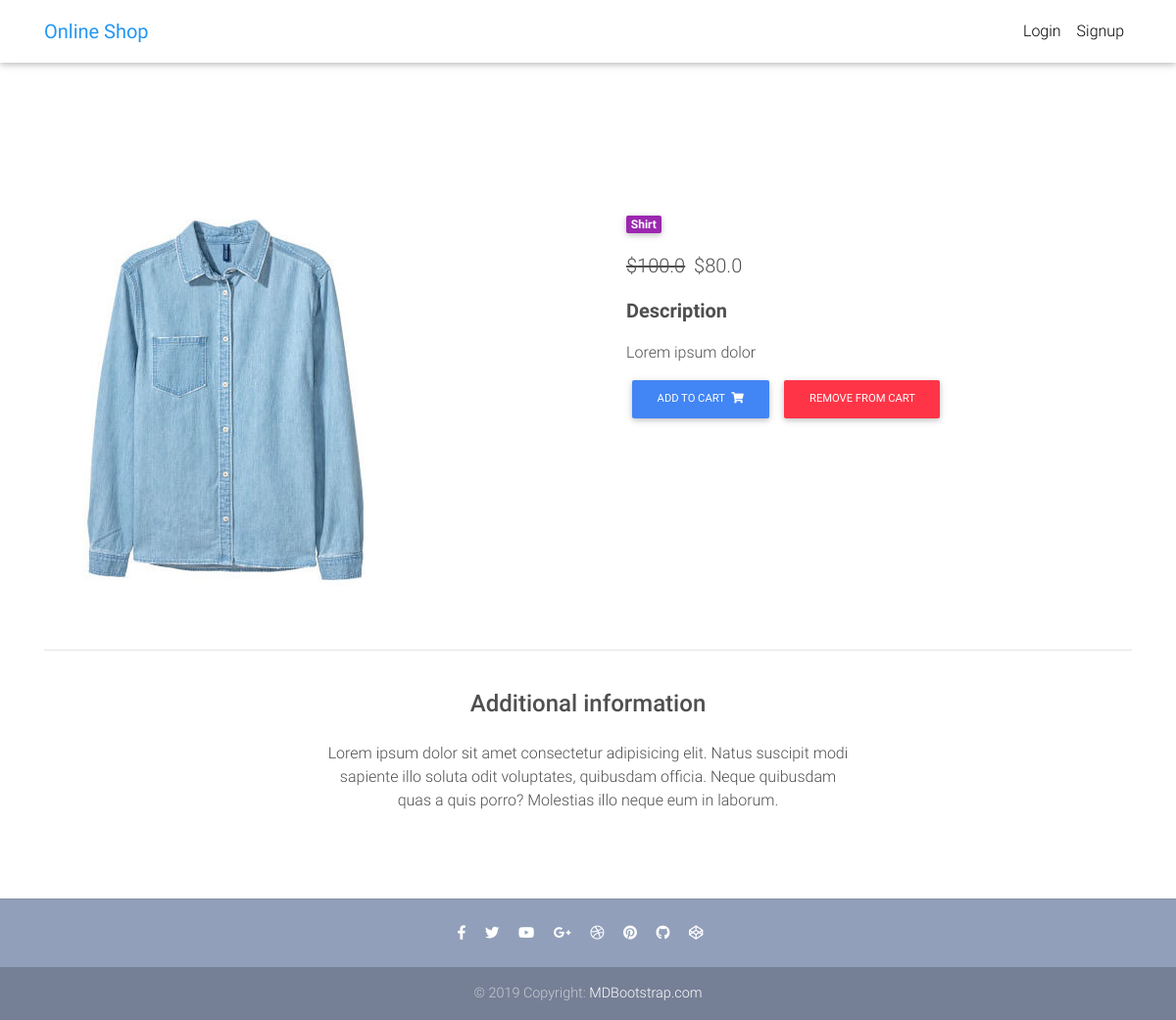
Screenshot of /product/awer32tr32r2/ with the database file from the repository.
### core/models.py (models this page shows, shortened)
class Item(models.Model):
    title = models.CharField(max_length=100)
    price = models.FloatField()
    discount_price = models.FloatField(blank=True, null=True)
    category = models.CharField(choices=CATEGORY_CHOICES, max_length=2)
    label = models.CharField(choices=LABEL_CHOICES, max_length=1)
    slug = models.SlugField( )
    description = models.TextField()
    image = models.ImageField()
    def get_add_to_cart_url(self):
        return reverse("core:add-to-cart", kwargs={
            'slug': self.slug
        })
    def get_remove_from_cart_url(self):
        return reverse("core:remove-from-cart", kwargs={
            'slug': self.slug
        })

### core/views.py (the view)
# urls.py: path('product/<slug>/', views.ItemDetailView.as_view(), name='product'),
class ItemDetailView(DetailView):
    model = Item
    template_name = "product.html"

### templates/product.html (shortened to what this page needs)
{% extends 'base.html' %}
  {% block content %}
  <main class="mt-5 pt-4">
    <div class="container dark-grey-text mt-5">
      <div class="row wow fadeIn">
        <div class="col-md-6 mb-4">
          <img src="{{ object.image.url }}" class="img-fluid" alt="">
        </div>
        <div class="col-md-6 mb-4">
          <div class="p-4">
            <div class="mb-3">
              <a href="">
                <span class="badge purple mr-1">{{ object.get_category_display }}</span>
              </a>
            </div>
            <p class="lead">
              {% if object.discount_price %}
              <span class="mr-1">
                <del>${{ object.price }}</del>
              </span>
              <span>${{ object.discount_price }}</span>
              {% else %}
              <span>${{ object.price }}</span>
              {% endif %}
            </p>
            <p class="lead font-weight-bold">Description</p>
            <p>{{ object.description }}</p>
            <a href="{{ object.get_add_to_cart_url }}" class="btn btn-primary btn-md my-0 p">Add to cart
                <i class="fas fa-shopping-cart ml-1"></i>
            </a>
            <a href="{{ object.get_remove_from_cart_url }}" class="btn btn-danger btn-md my-0 p">Remove from cart
            </a>
          </div>
        </div>
      </div>
      <hr>
      <div class="row d-flex justify-content-center wow fadeIn">
        <div class="col-md-6 text-center">
          <h4 class="my-4 h4">Additional information</h4>
          <p>Lorem ipsum dolor sit amet consectetur adipisicing elit. Natus suscipit modi sapiente illo soluta odit
            voluptates,
            quibusdam officia. Neque quibusdam quas a quis porro? Molestias illo neque eum in laborum.</p>
        </div>
      </div>
      <div class="row wow fadeIn">
        <div class="col-lg-4 col-md-12 mb-4">
        </div>
        <div class="col-lg-4 col-md-6 mb-4">
        </div>
        <div class="col-lg-4 col-md-6 mb-4">
        </div>
      </div>
    </div>
  </main>
  {% endblock content %}

### templates/base.html (style rules this page uses)
html, body, header, .carousel { height: 60vh; }

### rows the page displays
Item: image (picture), category "Shirt", price "100.0", discount_price "80.0", description "Lorem ipsum dolor"
